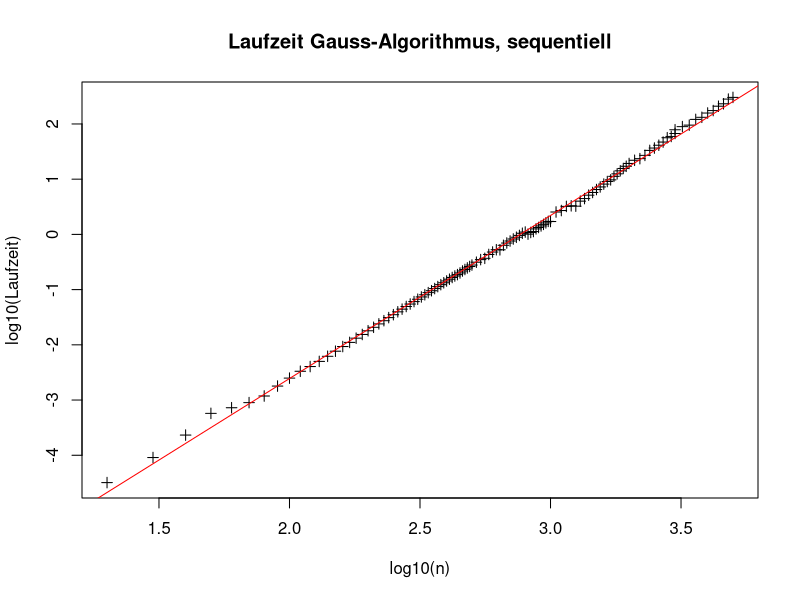
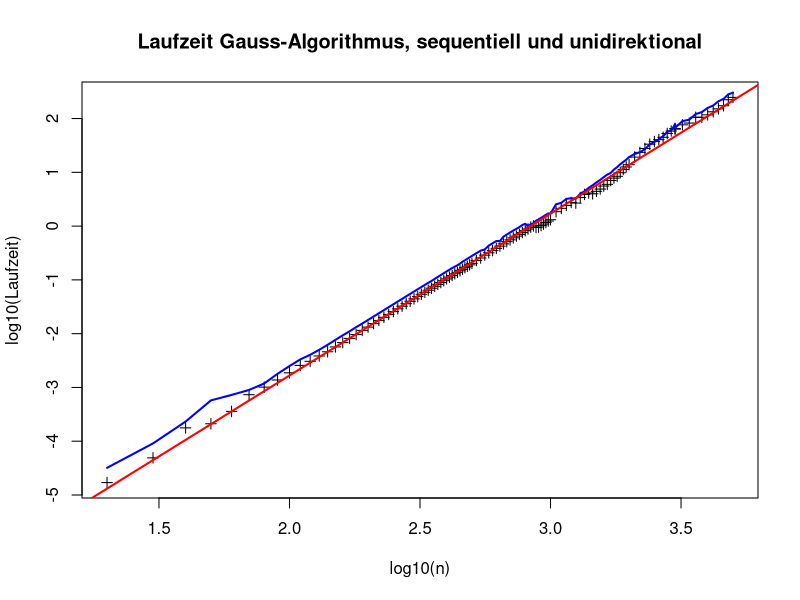

Generate these figures, in order, with R:
d <- read.csv("results.csv")

pdf("results.pdf", 8, 6)
d$ln = log10(d$n)
d$lt = log10(d$time)
l <- lm(d$lt ~ d$ln)
l
plot(d$ln, d$lt,
	main = "Laufzeit Gauss-Algorithmus, sequentiell",
	xlab = "log10(n)", ylab = "log10(Laufzeit)",
	pch = 3)
abline(l, col = "red")

u <- read.csv("results-uni.csv")

pdf("results-uni.pdf", 8, 6)
u$ln = log10(u$n)
u$lt = log10(u$time)
l <- lm(u$lt ~ u$ln)
l
plot(u$ln, u$lt,
	main = "Laufzeit Gauss-Algorithmus, sequentiell und unidirektional",
	xlab = "log10(n)", ylab = "log10(Laufzeit)",
	pch = 3)
lines(d$ln, d$lt, col="blue", lw = 2)
abline(l, col = "red", lw = 2)

